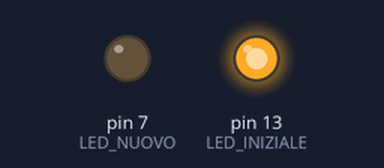
A sketch run on a simulated Arduino Uno, built with avr-gcc and run on an emulated ATmega328P. Shown: output pins drawn as LEDs (lit = HIGH).

Above: at 1.0 s.
At 3.0 s:
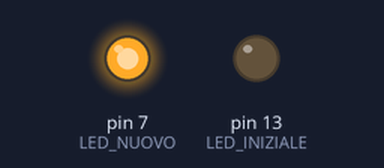
At 4.0 s:
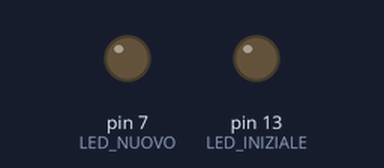
Timing chart, 0 to 5.9 s (numbered marks = the images above):
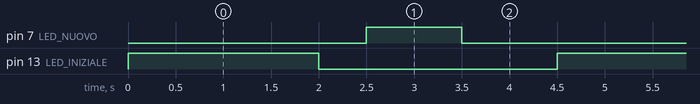

The sketch:

my_blink_with_delay.ino
```cpp
const int LED_INIZIALE = 13;
const int LED_NUOVO = 7;

// the setup function runs once when you press reset or power the board
void setup() {
  // initialize digital pin LED_BUILTIN as an output.
  pinMode(LED_INIZIALE, OUTPUT);
  pinMode(LED_NUOVO, OUTPUT);
}

// the loop function runs over and over again forever
void loop() {
  digitalWrite(LED_INIZIALE, HIGH);   // turn the LED on (HIGH is the voltage level)
  delay(2000);                       // wait for a second
  digitalWrite(LED_INIZIALE, LOW);    // turn the LED off by making the voltage LOW
  delay(500);                       // wait for a second


  digitalWrite(LED_NUOVO, HIGH);   // turn the LED on (HIGH is the voltage level)
  delay(1000);                       // wait for a second
  digitalWrite(LED_NUOVO, LOW);    // turn the LED off by making the voltage LOW
  delay(1000);                       // wait for a second
}
```

Measured:
- by itself, pin 7 (LED_NUOVO): alternates HIGH for 1.0 s and LOW for 3.5 s
- by itself, pin 13 (LED_INIZIALE): alternates HIGH for 2.0 s and LOW for 2.5 s
- by itself, everything shown: repeats every 4.5 s, in 4 steps
